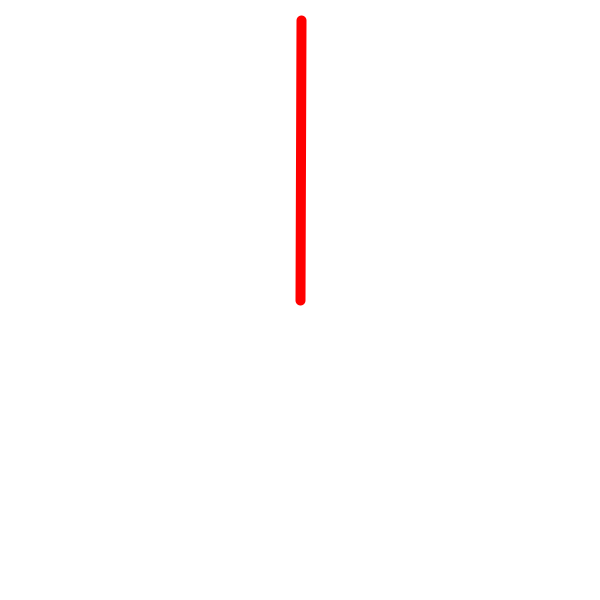
Frame 1 (no input)
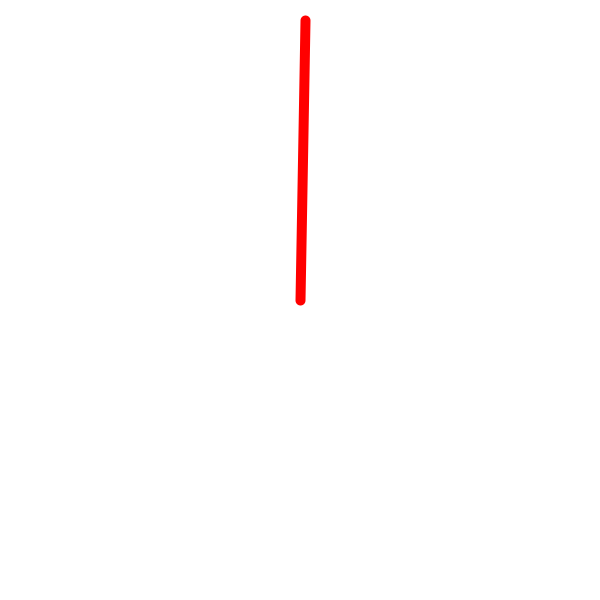
Frame 60 (the mouse pressed at the canvas centre just before this capture)
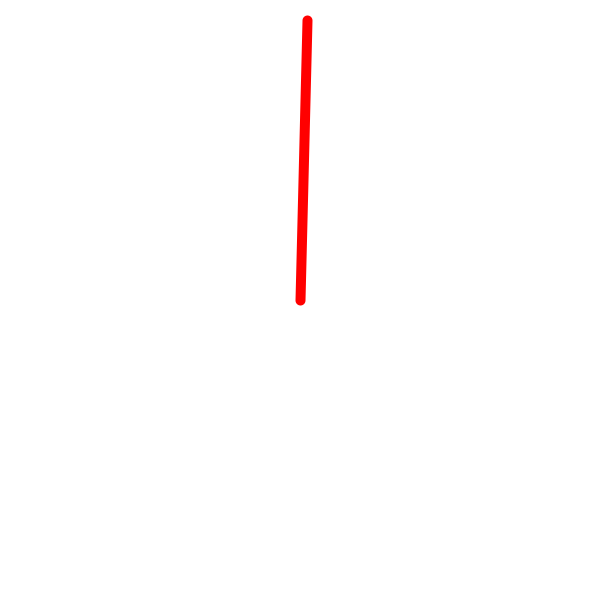
Frame 120 (the mouse held since frame 60 and released just before this capture)

The Processing sketch that drew these frames (run headless with seeded random() and noise(); from frame 60 on, the mouse is pressed at the canvas centre):

// Processing sketch: RelogioSuisso
// ── RelogioSuisso.pde
/*
Testes
======

- desenhar ponteiro de segundos simples
- criar outro ponteiro girado usanto trigonometria.
- animar o ponteiro de segundo sem preocupação com a sincronia.
- sincronizar animação com o tempo.
- suavizar omovimento.
- salto do último segundo.

 */ 
void setup() {
  size(600, 600);
  background(255);
  smooth();
  frameRate(1000);
}

void draw() { 
  background(255);
  stroke(255, 0, 0);
  strokeWeight(10);
  //line(300,300,580,300); 
  translate(300,300);
  float ang = map(millis() % 60000,0,59999,-90,270.0);
  if(ang>=264){
    rotate(radians(264));
  }
  else
  rotate(radians(ang));
  line(0,0,280,0); 
  
}
